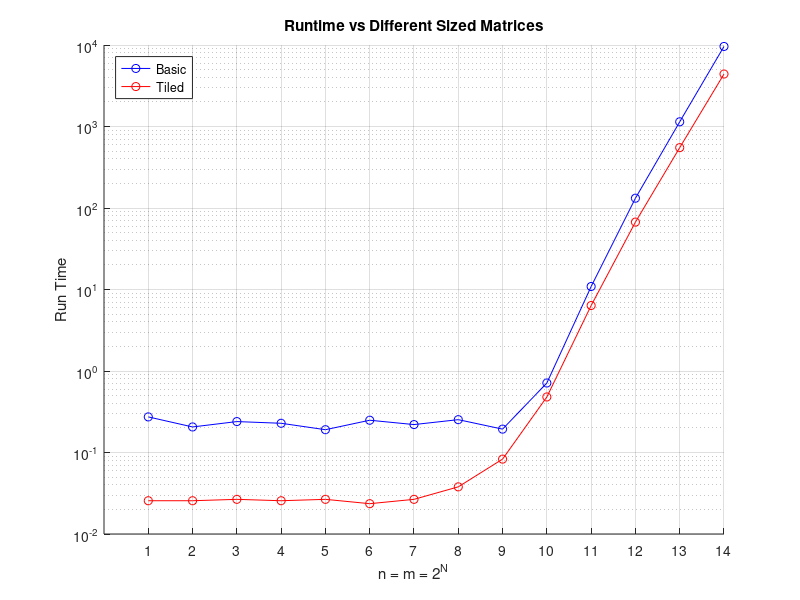

MATLAB code to generate this figure:
close all
clc
data = load('data.txt', '-ascii');
threads = data(:,1);
runtime_basic = data(:,2);
runtime_tiled = data(:,3);


figure;
hold on;
colors = lines(2); 

plot(threads, runtime_basic, '-o', 'Color', [0,0,1.0], 'DisplayName', sprintf('Basic'));
plot(threads, runtime_tiled, '-o', 'Color', [1.0,0,0], 'DisplayName', sprintf('Tiled'));

xlabel('n = m = 2^N');
ylabel('Run Time');
title('Runtime vs Different Sized Matrices');
set(gca, 'YScale', 'log');
set(gca, 'XScale', 'linear');
set(gca, 'XTick', threads);

legend('Location', 'northwest');
grid on;
hold off;
